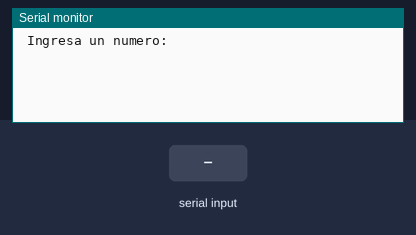
Simulated run of this sketch. Board: Arduino Uno, built with avr-gcc and run on an emulated ATmega328P. Shown: the last lines printed to the serial monitor. Inputs (shaded band) come from the test bench.

Above: at 1.2 s.
1.3 s: "90,45\n" received over Serial
At 3.6 s:
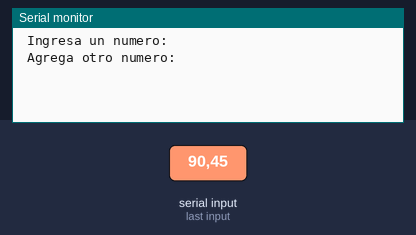
3.9 s: "30,150\n" received over Serial
At 6.0 s:
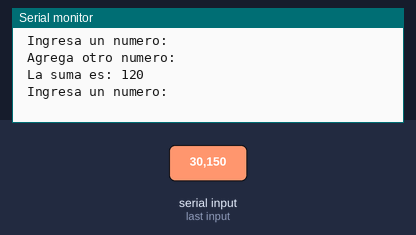

Measured:
- after the input at 1.3 s, the serial monitor: prints a new line after 1.2 s (image 1)
- after the input at 3.9 s, the serial monitor: prints a new line after 1.2 s (image 2)

The sketch:

Prog_7_Sumar2Numeros_V3.ino
```cpp
//Variables
int suma;
int dato;
int estado;

void setup() {
  // put your setup code here, to run once:
  Serial.begin(9600);
  suma =0;
  estado=0;
}

void loop() {
  // put your main code here, to run repeatedly:
    switch(estado){
      case 0:
        Serial.println(" Ingresa un numero: ");
        estado =1;
      break;
      case 1:
      case 3:
        if(Serial.available()>0){
          dato = Serial.readString().toInt();
          if(estado ==1){
            suma = dato;
            estado = 2;
          }else{
            suma += dato;
            estado = 4;
          }
        }
        break;
       case 2:
         Serial.println(" Agrega otro numero: ");
         estado = 3;
        break;
       case 4:
         Serial.println(" La suma es: "+String(suma));
         estado = 0;
        break;
       default:
        break;
  }

delay(100);
}
```
